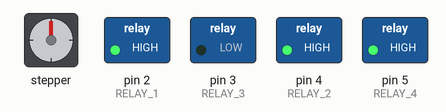
This sketch was run on a simulated Arduino Uno, built with avr-gcc and run on an emulated ATmega328P. Shown: stepper motor, switched loads named in the sketch (green lamp = pin HIGH). Stepper angles assume 200 steps per turn.

Above: at 0.1 s.
At 31.1 s:
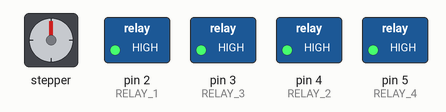
At 61.63 s:
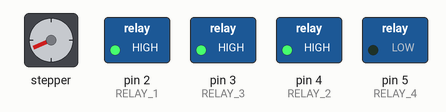
At 63.99 s:
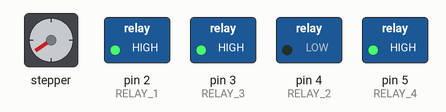
At 70.2 s:
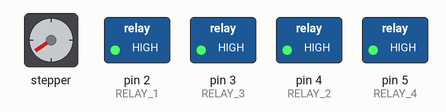
Timing chart, 0 to 71.7 s (numbered marks = the images above):
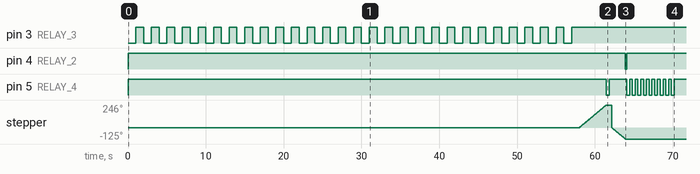

The sketch:

SW_Rotator.ino
```cpp
#include "easycomm.h"
#include "librespace_rotator_pins.h"
#include "linear_motor.h"
#include "step_motor.h"

#define USE_AZ_NOTIFY_RELAY
#define RELAY_ON LOW
#define RELAY_OFF HIGH
#define NOTIF_RELAY RELAY_2

#define AZ_DIR_PIN MOTOR_DIR
#define AZ_STEP_PIN MOTOR_STEP
#define AZ_STEP_SPEED 40
#define AZ_STEPS_PER_DEG 137
#define AZ_MAX_DEG 360
#define AZ_RESTART_DEG_COUNT 360 * 2

#define AZ_OFFSET 180

#define EL_POS_PIN RELAY_3
#define EL_NEG_PIN RELAY_4
#define EL_STEP_COUNT_MAX 29000
#define EL_MAX_DEG 81
#define EL_TIME_PER_DEG_COUNT 358
#define EL_DEG_COUNT_PER_TIME 1
#define EL_RESTART_DEG_COUNT 90 * 4

#define EL_OFFSET 15

linear_motor *el;
step_motor *az;
easycomm *easycom;

bool last_az_step = false;

void setup() {
  pinMode(RELAY_1, OUTPUT);
  pinMode(RELAY_2, OUTPUT);
  pinMode(RELAY_3, OUTPUT);
  pinMode(RELAY_4, OUTPUT);

  digitalWrite(RELAY_1, RELAY_OFF);
  digitalWrite(RELAY_2, RELAY_OFF);
  digitalWrite(RELAY_3, RELAY_OFF);
  digitalWrite(RELAY_4, RELAY_OFF);

  el = new linear_motor(EL_POS_PIN, EL_NEG_PIN, EL_STEP_COUNT_MAX, EL_MAX_DEG,
                        EL_RESTART_DEG_COUNT);
  el->set_step(EL_DEG_COUNT_PER_TIME, EL_TIME_PER_DEG_COUNT);

  az = new step_motor(AZ_STEP_PIN, AZ_DIR_PIN, AZ_STEP_SPEED, AZ_STEPS_PER_DEG,
                      AZ_MAX_DEG, AZ_RESTART_DEG_COUNT);

  Serial.begin(9600);
  Serial.setTimeout(50);

  easycom = new easycomm(&Serial);
}

void loop() {
  easycom->parse((az->get_deg() + AZ_OFFSET) % AZ_MAX_DEG,
                 el->get_deg() - EL_OFFSET);

  el->set_target(easycom->ComElev + EL_OFFSET);
  el->step();

  az->set_target((easycom->ComAzim + AZ_OFFSET) % AZ_MAX_DEG);
  bool az_step = az->step();

#ifdef USE_AZ_NOTIFY_RELAY
  if (az_step) {
    // notify
    digitalWrite(NOTIF_RELAY, RELAY_ON);
    delay(200);
    digitalWrite(NOTIF_RELAY, RELAY_OFF);
  }

  last_az_step = az_step;
#endif
}
```

easycomm.cpp
```cpp
#include "easycomm.h"

void easycomm::parse(int TruAzim, int TruElev) {
  String ComputerRead = "";
  String Azimuth = "";
  String Elevation = "";

  while (this->serial_port->available()) {
    ComputerRead = this->serial_port->readString();
  }

  // looking for command <AZxxx.x>
  for (int i = 0; i <= ComputerRead.length(); i++) {
    if ((ComputerRead.charAt(i) == 'A') &&
        (ComputerRead.charAt(i + 1) == 'Z')) { // if read AZ
      for (int j = i + 2; j <= ComputerRead.length(); j++) {
        if (isDigit(ComputerRead.charAt(j))) { // if the character is number
          Azimuth = Azimuth + ComputerRead.charAt(j);
        } else {
          break;
        }
      }
    }
  }

  // looking for command <ELxxx.x>
  for (int i = 0; i <= ComputerRead.length(); i++) {
    if ((ComputerRead.charAt(i) == 'E') &&
        (ComputerRead.charAt(i + 1) == 'L')) { // if read EL
      if ((ComputerRead.charAt(i + 2)) == '-') {
        this->ComElev = 0; // if elevation negative
        break;
      }

      for (int j = i + 2; j <= ComputerRead.length(); j++) {
        if (isDigit(ComputerRead.charAt(j))) { // if the character is number
          Elevation = Elevation + ComputerRead.charAt(j);
        } else {
          break;
        }
      }
    }
  }

  // if <AZxx> received
  if (Azimuth != "") {
    this->ComAzim = Azimuth.toInt();
    this->ComAzim =
        this->ComAzim % 360; // keeping values between limits(for trackers with
                             // more than 360 deg. rotation)
  }

  // if <ELxx> received
  if (Elevation != "") {
    this->ComElev = Elevation.toInt();
    if (this->ComElev > 180) {
      this->ComElev = 0;
    }
    if (this->ComElev > 90) { // if received more than 90deg. (for trackers with
                              // 180deg. elevation)
      this->ComElev = 180 - this->ComElev; // keep below 90deg.
      this->ComAzim =
          (this->ComAzim + 180) % 360; // and rotate the antenna on the back
    }
  }

  // looking for <AZ EL> interogation for antenna position
  for (int i = 0; i <= ComputerRead.length(); i++) {
    if ((ComputerRead.charAt(i) == 'A') &&
        (ComputerRead.charAt(i + 1) == 'Z') &&
        (ComputerRead.charAt(i + 3) == 'E') &&
        (ComputerRead.charAt(i + 4) == 'L')) {
      this->serial_port->println("AZ" + String(TruAzim) + ".0 EL" +
                                 String(TruElev) + ".0");
    }
  }
}
```

easycomm.h
```cpp
#pragma ones

#include <Arduino.h>

class easycomm {

private:
  Stream *serial_port;

public:
  int ComAzim = 0;
  int ComElev = 0;

  easycomm(Stream *serial_port) { this->serial_port = serial_port; }

  void parse(int TruAzim, int TruElev);
};
```

linear_motor.cpp
```cpp
#include "linear_motor.h"

int linear_motor::get_deg() { return this->current; }

void linear_motor::set_step(int deg, int times) {
  this->step_deg = deg;
  this->step_time = times;
}

void linear_motor::set_target(int deg) {
  this->target = (deg > this->max_deg) ? this->max_deg : deg;
}

void linear_motor::step() {
  if (abs(this->current - this->target) > DEG_TOLERANCE) {
    if (this->trevled_deg + abs(this->current - this->target) >
        this->restart_deg_count)
      this->home();

    if (this->current < this->target) {
      if (this->current >= this->max_deg)
        return;
      this->motor_up(this->step_time);
      this->current += this->step_deg;
    } else {
      if (this->current <= 0)
        return;

      this->motor_down(this->step_time);
      this->current -= this->step_deg;
    }

    this->trevled_deg += this->step_deg;
  }
}

void linear_motor::motor_down(int times) {
  digitalWrite(this->ports.n, MOT_OFF);
  digitalWrite(this->ports.p, MOT_ON);
  delay(times);
  digitalWrite(this->ports.p, MOT_OFF);
  digitalWrite(this->ports.n, MOT_OFF);
  delay(times);
}

void linear_motor::motor_up(int times) {
  digitalWrite(this->ports.p, MOT_OFF);
  digitalWrite(this->ports.n, MOT_ON);
  delay(times);
  digitalWrite(this->ports.n, MOT_OFF);
  digitalWrite(this->ports.p, MOT_OFF);
  delay(times);
}

void linear_motor::home() {
  for (int i = 0; i < full_milis; i += 1000) {
    this->motor_down(1000);
  }

  this->trevled_deg = 0;
  this->current = 0;
  this->target = 0;
}
```

linear_motor.h
```cpp
#pragma ones

#include <Arduino.h>

#define DEG_TOLERANCE 5
#define MOT_ON LOW
#define MOT_OFF HIGH

struct linear_motor_ports {
  int n;
  int p;
};

class linear_motor {
private:
  struct linear_motor_ports ports;
  int full_milis;
  int max_deg;
  int target;
  int current;
  float restart_deg_count;
  float trevled_deg;

  int step_deg;
  int step_time;

public:
  linear_motor(int port_positive, int port_negative, int full_milis,
               int max_deg, float restart_deg_count) {
    this->ports.p = port_positive;
    this->ports.n = port_negative;

    pinMode(this->ports.p, OUTPUT);
    pinMode(this->ports.n, OUTPUT);
    digitalWrite(this->ports.p, MOT_OFF);
    digitalWrite(this->ports.n, MOT_OFF);

    this->full_milis = full_milis;
    this->max_deg = max_deg;

    this->restart_deg_count = restart_deg_count;

    this->home();
  }

  int get_deg();
  void set_step(int deg, int times);
  void set_target(int deg);
  void step();
  void motor_down(int times);
  void motor_up(int times);
  void home();
};
```

step_motor.cpp
```cpp
#include "step_motor.h"

int step_motor::get_deg() { return (int)this->current; }

void step_motor::set_target(int deg) {
  this->target =
      (deg + this->offset > this->max_deg) ? this->max_deg : deg + this->offset;
}

bool step_motor::step() {
  if (abs(this->current - this->target) > DEG_TOLERANCE) {

    this->trevled_deg += abs(this->current - this->target);
    if (this->trevled_deg > this->restart_deg_count)
      this->home();

    float steps = abs(this->current - this->target) / this->step2deg;

    if (this->current < this->target) {
      if (this->current >= this->max_deg)
        return false;

      this->motor_down(steps);
      this->current += steps * this->step2deg;
    } else {
      if (this->current <= 0)
        return false;

      this->motor_up(steps);
      this->current -= steps * this->step2deg;
    }

    return true;
  }

  return false;
}

void step_motor::motor_down(float steps) {
  this->stepper.setCurrentPosition(0);
  this->stepper.setSpeed(-this->step_speed);
  while (stepper.currentPosition() > -steps) {
    this->stepper.runSpeed();
  }
}

void step_motor::motor_up(float steps) {
  this->stepper.setCurrentPosition(0);
  this->stepper.setSpeed(this->step_speed);
  while (stepper.currentPosition() < steps) {
    this->stepper.runSpeed();
  }
}

void step_motor::home() {
  this->motor_up(this->step_count);
  this->trevled_deg = 0;
  this->current = 0;
  this->target = 0;
}
```

step_motor.h
```cpp
#pragma ones

#include <AccelStepper.h>
#include <Arduino.h>

#define DEG_TOLERANCE 5
#define MOTORINTERFACETYPE 1
#define DIRECTION -1
#define MAXSPEED 1000

struct step_motor_ports {
  int dir;
  int step;
};

class step_motor {
private:
  struct step_motor_ports ports;
  float target;
  float current;
  float step2deg;
  float restart_deg_count;
  float trevled_deg;

  int step_speed;
  int step_count;
  int offset;
  int max_deg;

  AccelStepper stepper;

public:
  step_motor(int port_step, int port_dir, int step_speed, int step_count,
             int max_deg, float restart_deg_count) {
    this->ports.dir = port_dir;
    this->ports.step = port_step;

    this->stepper =
        AccelStepper(MOTORINTERFACETYPE, this->ports.step, this->ports.dir);
    this->stepper.setMaxSpeed(MAXSPEED);

    this->step_speed = step_speed;
    this->step_count = step_count;
    this->step2deg = (float)max_deg / step_count;
    this->max_deg = max_deg;
    this->offset = 0;

    this->restart_deg_count = restart_deg_count;

    this->home();
  }

  void set_offset(int offset);
  int get_deg();
  void set_target(int deg);
  bool step();
  void motor_down(float steps);
  void motor_up(float steps);
  void home();
};
```

librespace_rotator_pins.h
```cpp
#pragma once

#include <Arduino.h>

#define RELAY_1 2
#define RELAY_2 4
#define RELAY_3 3
#define RELAY_4 5

#define GPIO_1 8
#define GPIO_2 9
#define GPIO_3 10

#define A_0 A0
#define A_1 A1

#define MI 12
#define MO 11
#define SCK 13
#define SDA A4
#define SCL A5

#define MOTOR_DIR 7
#define MOTOR_STEP 6
```

Measured:
- by itself, pin 4 (RELAY_2): HIGH → LOW at 63.9 s, → HIGH 0.20 s later
- by itself, pin 5 (RELAY_4): goes LOW 0.36 s, HIGH 2.3 s, 8 × (LOW 0.36 s, HIGH 0.36 s), LOW 0.36 s, then HIGH
- by itself, stepper: turns 246° clockwise in 3.4 s, then 371° counter-clockwise in 1.7 s
